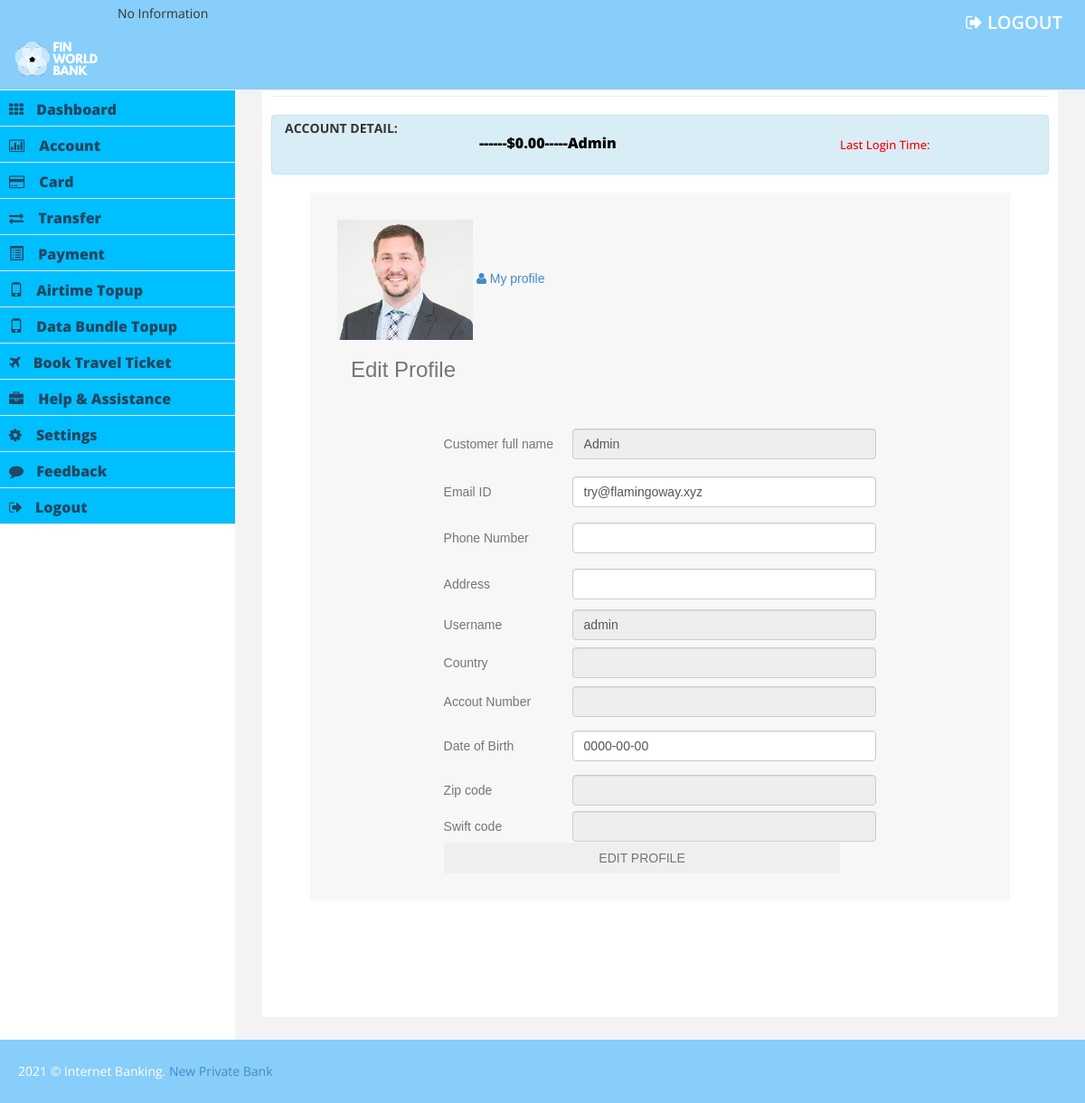
Page /things/settings/edit_profile.php (signed in) on the committed database.
### tables this page shows
CREATE TABLE `customer_info` (
  `customer_id` int(11) NOT NULL,
  `cust_name` varchar(60) NOT NULL DEFAULT '',
  `email` varchar(60) NOT NULL DEFAULT '',
  `phn_nmb` varchar(60) NOT NULL DEFAULT '',
  `addrs` varchar(60) NOT NULL DEFAULT '',
  `username` varchar(60) NOT NULL DEFAULT '',
  `pass` varchar(60) NOT NULL DEFAULT '',
  `day_birth` date NOT NULL DEFAULT '0000-00-00',
  `country` varchar(60) NOT NULL DEFAULT '',
  `acct_nmb` varchar(60) NOT NULL DEFAULT '',
  `zip_code` varchar(60) NOT NULL DEFAULT '',
  `swift_code` varchar(90) NOT NULL DEFAULT '',
  `cust_photo` text NOT NULL,
  `current_log_time` varchar(90) NOT NULL DEFAULT '',
  `last_log_time` varchar(90) NOT NULL DEFAULT '',
  `cust_trans_stat` varchar(90) NOT NULL DEFAULT '',
  `chat_current_session` varchar(90) NOT NULL DEFAULT '',
  `online` varchar(90) NOT NULL DEFAULT '',
  `is_typing` varchar(90) NOT NULL DEFAULT ''    
);

### things/sources/customInfo.php (called while the page is built, shortened)
<?php
$selMem = $conn->query("select * from customer_info where customer_id = '"  . $_SESSION['user_id'] . "'") or die($conn->error);
$rowUser = $selMem->fetch_assoc();
$selcurr = $conn->query("select * from curr_type where accnt_nmb = '" . $rowUser['acct_nmb'] . "'") or die($conn->error);
$rowcurr = $selcurr->fetch_assoc();
function getCurrency($currType){
switch($currType){
default:
$cur_d = "$";
break;
}
return $cur_d;
}
?>

### things/settings/edit_profile.php (the view, shortened to what this page needs)
<?php
include('../sources/conn_auth.php');
include('../sources/customInfo.php');
?>
    <?php include('../includes/head.php');?>
    <?php include('../includes/sidebar.php');?>
        <div id="page-wrapper" >
            <div id="page-inner">
                <div class="row">
                    <div class="col-lg-12">
                    </div>
                </div>
                  <hr />
             <?php include('../includes/account_info.php');?>
            <div class="section">
    <section id="team">
      <div class="container"style="width:90%;">
                 <?php
					 $d_img=  "<img src='things/img/blank-profile-picture.png' id='prof-img' class='prof-img' style='width:150px; hieght:150px;' >";
					 $p_img=  "<img src='things/upload/". $rowUser['cust_photo']. "' id='prof-photo' class='prof-photo' style='width:150px; hieght:150px;' />";
		      ?>
            <div class="sideBar" >
             <div class="prof-mg" ><a href="update-photo" >
             <?php echo $rowUser['cust_photo'] =="" ? $d_img : $p_img; ?>
             </a>
             <span class="acc-st">
    <a href="update-profile?fb=update password"> <i class="fa fa-user"></i>  My profile </a>
             </span>
             </div>
  <div class="col-lg-12">
                        <div class="pInfo">
                       <div class="transT">
                   <h3>Edit Profile</h3>
                <div>
                        <h4>&nbsp;</h4>
                            <form method="post" action="LOG-IN-OUT" enctype="multipart/form-data">
                  <table width="70%" align="center" cellpadding="5" cellspacing="3">
                  <tr>
                  <td height="58"><span class="style4  style7 style2">Customer full name</span></td>
                  <td><input name="cust_name" type="text" class="form-control"  readonly="readonly"  value="<?php echo $rowUser['cust_name']; ?>" size="30"></td>
                  </tr>
                  <tr>
                  <td height="48"><span class="style4  style7 style2">Email ID</span></td>
                  <td><input name="email" type="email" class="form-control" value="<?php echo $rowUser['email']; ?>" size="30"/></td>
                  </tr>
                  <tr>
                  <td height="55"><span class="style4 style7 style2">Phone Number</span></td>
                  <td><input name="phn_nmb" type="tel" class="form-control" value="<?php echo $rowUser['phn_nmb']; ?>" size="30" /></td>
                  </tr>
                  <tr>
                  <td height="47"><span class="style4 style7 style2">Address</span></td>
                  <td><input name="addrs" type="text" class="form-control"  value="<?php echo $rowUser['addrs']; ?>" size="30" /></td>
                  </tr>
                  <tr>
                  <td height="43"><span class="style4 style7 style2">Username</span></td>
                  <td><input name="username" type="text" class="form-control" readonly="readonly" value="<?php echo $rowUser['username']; ?>" size="30" /></td>
                  </tr>
                  <tr>
                   <tr>
                  <td height="40"><span class="style4  style7 style2">Country</span></td>
                  <td>
                  <input name="country" class="form-control"  readonly="readonly" type="text" value="<?php echo $rowUser['country']; ?>" size="30" />
                 </td>
                  </tr>
                  <tr>
                  <td height="46"><span class="style4 style7 style2">Accout Number</span></td>
                  <td><input name="acct_nmb" type="text" class="form-control" readonly="readonly" value="<?php echo $rowUser['acct_nmb']; ?>" size="30" /></td>
                  </tr>
                  <tr>
                  <td height="53"><span class="style4 style7 style2">Date of Birth</span></td>
                  <td> <input name="day_birth" type="text" class="form-control" value="<?php echo $rowUser['day_birth']; ?>" size="30" />          </td>
                  </tr>
                  <tr>
                  <td height="44"><span class="style4 style7 style2">Zip code</span></td>
                  <td><input name="zip_code" type="text" class="form-control"  readonly="readonly"  value="<?php echo $rowUser['zip_code']; ?>" size="30" /></td>
                  </tr>
                  <tr>
                  <td height="36"><span class="style4 style7 style2">Swift code</span></td>
                  <td><input name="swift_code" type="text" class="form-control"  readonly="readonly"  value="<?php echo $rowUser['swift_code']; ?>" size="30" /></td>
                  </tr>
                  <tr>
                  <td height="9" colspan="2">
                  <button type="submit" name="action" value="Edit user profile"  class="btn btn-green col-lg-11">EDIT PROFILE</button></td>
                  </tr>
                  </table>
                  </form>
                              </div>
                </div>
                        </div>
                    </div>
  </div>
          </div>
      </div>
      </div>
                       </div>
                  </div>
   <?php include('../includes/footer.php');?>

### things/includes/account_info.php (shortened to what this page needs)
               <div class="section grey-bar" >
      <div class="col-md-3" >
      <label class="mtop9">ACCOUNT DETAIL:</label>
      </div>
   <?php
   $selBank = $conn->query("select *, sum(amt_cred) as totalCredit, sum(amt_dep) as totalDebit from credit_info where accnt_nmb = '" . $rowUser['acct_nmb'] . "' group by accnt_nmb") or die($conn->error);
   $rowBank = $selBank->fetch_assoc();
  ?>
         <div class="alert alert-info">
      <div class="col-md-6"   style="font-weight: 900;font-size: 16px; color: BLACK;">
<?php echo $rowUser['acct_nmb']; ?>------<?php echo getCurrency($rowcurr['curr_type']);  echo number_format($rowBank['totalCredit']-$rowBank['totalDebit'], 2, '.', ','); ?>-----<?php echo $rowUser['cust_name']; ?>
	            </div>
     <h5 style="color:red; font-size: 13px;" >Last Login Time:  <span style="color: BLACK;font-size: 11px;"> <?php echo $rowUser['last_log_time']; ?>  </span></h5>
             </div>
  </div>

### things/css/custom.css (style rules this page uses)
body { font-family: 'Open Sans', sans-serif; line-height:30px; }
#page-wrapper { padding: 15px 15px; min-height: 600px; background:#F3F3F3; }
#page-inner { width:100%; margin:10px 20px 10px 0px; background-color:#fff!important; padding:10px; min-height:1050px; }
@media (min-width:768px) { #page-wrapper { margin: 0 0 0 260px; padding: 15px 30px; min-height: 1050px; } }
.container { width: 60%; margin: 0 auto; background-color: #f7f7f7; color: #757575; font-family: 'Raleway', sans-serif; text-align: left; padding: 30px; }

### things/css/livechat.css (style rules this page uses)
.fa { display: inline-block; text-rendering: auto; -webkit-font-smoothing: antialiased; font: normal normal normal normal normal normal normal 1 FontAwesome; }

### rows in the picture
customer_info: cust_name "Admin", cust_photo (picture), email "try@flamingoway.xyz", username "admin", day_birth "0000-00-00"

### other values in the picture
getCurrency($rowcurr['curr_type']) "$"
$rowBank['totalCredit']-$rowBank['totalDebit'] "0.00"
$site_name "New Private Bank"
